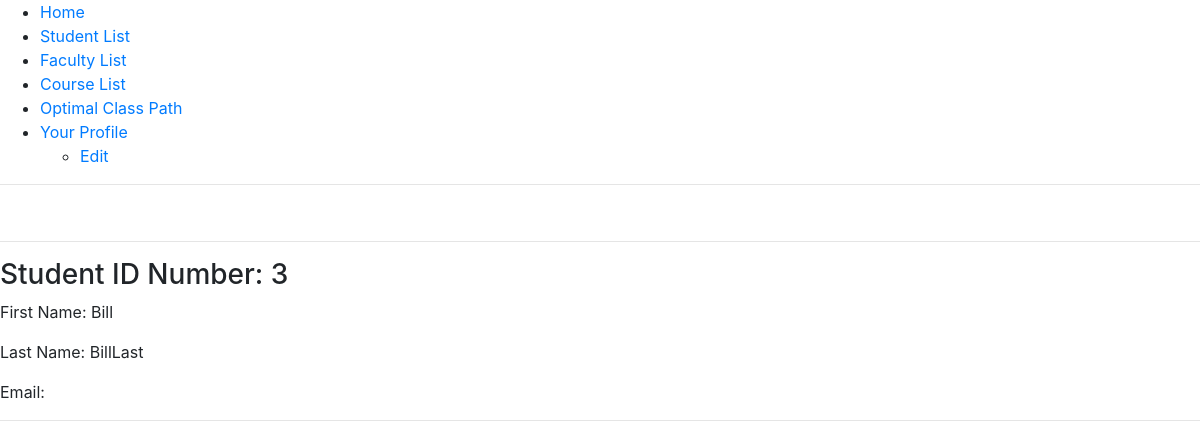
/LandingPage/3/student, run on the app's committed database.
### accounts/models.py (models this page shows, shortened)
class Student(models.Model):
	student_id = models.IntegerField()
	student_name_first = models.CharField(max_length=50)
	student_name_last = models.CharField(max_length=50)
	student_email = models.CharField(max_length=50)

### LandingPage/views.py (the view)
# urls.py: path('<int:student_id_in>/student', views.StudentSingleView, name='single_student'),
def StudentSingleView(request, student_id_in):
	try:
		student = Student.objects.get(student_id=student_id_in)
	except:
		return render(request, 'LandingPage/missing_student.html')
	return render(request, 'LandingPage/single_student.html', {'student': student})

### LandingPage/templates/LandingPage/single_student.html
{% extends 'base_layout.html' %}
{% block content %}
<h3> Student ID Number: {{student.student_id}} </h3>
<p> First Name: {{student.student_name_first}}  </p>
<p> Last Name: {{student.student_name_last}}  </p>
<p> Email: {{student.student_email}}  </p>
{% endblock %}

### data on the page
Student: student_id "3", student_name_first "Bill", student_name_last "BillLast"
